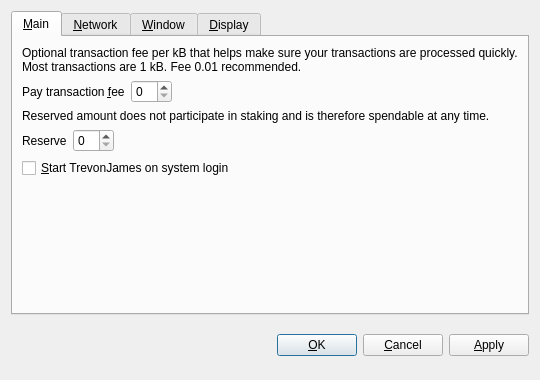
<?xml version="1.0" encoding="UTF-8"?>
<ui version="4.0">
 <class>OptionsDialog</class>
 <widget class="QDialog" name="OptionsDialog">
  <property name="geometry">
   <rect>
    <x>0</x>
    <y>0</y>
    <width>540</width>
    <height>380</height>
   </rect>
  </property>
  <property name="windowTitle">
   <string>Options</string>
  </property>
  <property name="modal">
   <bool>true</bool>
  </property>
  <layout class="QVBoxLayout" name="verticalLayout">
   <item>
    <widget class="QTabWidget" name="tabWidget">
     <property name="tabPosition">
      <enum>QTabWidget::North</enum>
     </property>
     <property name="currentIndex">
      <number>0</number>
     </property>
     <widget class="QWidget" name="tabMain">
      <attribute name="title">
       <string>&amp;Main</string>
      </attribute>
      <layout class="QVBoxLayout" name="verticalLayout_Main">
       <item>
        <widget class="QLabel" name="transactionFeeInfoLabel">
         <property name="text">
          <string>Optional transaction fee per kB that helps make sure your transactions are processed quickly. Most transactions are 1 kB. Fee 0.01 recommended.</string>
         </property>
         <property name="textFormat">
          <enum>Qt::PlainText</enum>
         </property>
         <property name="wordWrap">
          <bool>true</bool>
         </property>
        </widget>
       </item>
       <item>
        <layout class="QHBoxLayout" name="horizontalLayoutFee">
         <item>
          <widget class="QLabel" name="transactionFeeLabel">
           <property name="text">
            <string>Pay transaction &amp;fee</string>
           </property>
           <property name="textFormat">
            <enum>Qt::PlainText</enum>
           </property>
           <property name="buddy">
            <cstring>transactionFee</cstring>
           </property>
          </widget>
         </item>
         <item>
          <widget class="BitcoinAmountField" name="transactionFee"/>
         </item>
         <item>
          <spacer name="horizontalSpacerFee">
           <property name="orientation">
            <enum>Qt::Horizontal</enum>
           </property>
           <property name="sizeHint" stdset="0">
            <size>
             <width>40</width>
             <height>20</height>
            </size>
           </property>
          </spacer>
         </item>
        </layout>
       </item>
       <item>
        <widget class="QLabel" name="reserveBalanceInfoLabel">
         <property name="text">
          <string>Reserved amount does not participate in staking and is therefore spendable at any time.</string>
         </property>
         <property name="textFormat">
          <enum>Qt::PlainText</enum>
         </property>
         <property name="wordWrap">
          <bool>true</bool>
         </property>
        </widget>
       </item>
       <item>
        <layout class="QHBoxLayout" name="horizontalLayoutReserveBalance">
         <item>
          <widget class="QLabel" name="reserveBalanceLabel">
           <property name="text">
            <string>Reserve</string>
           </property>
           <property name="textFormat">
            <enum>Qt::PlainText</enum>
           </property>
           <property name="buddy">
            <cstring>reserveBalance</cstring>
           </property>
          </widget>
         </item>
         <item>
          <widget class="BitcoinAmountField" name="reserveBalance"/>
         </item>
         <item>
          <spacer name="horizontalSpacerReserveBalance">
           <property name="orientation">
            <enum>Qt::Horizontal</enum>
           </property>
           <property name="sizeHint" stdset="0">
            <size>
             <width>40</width>
             <height>20</height>
            </size>
           </property>
          </spacer>
         </item>
        </layout>
       </item>
       <item>
        <widget class="QCheckBox" name="bitcoinAtStartup">
         <property name="toolTip">
          <string>Automatically start TrevonJames after logging in to the system.</string>
         </property>
         <property name="text">
          <string>&amp;Start TrevonJames on system login</string>
         </property>
        </widget>
       </item>
       <item>
        <spacer name="verticalSpacer_Main">
         <property name="orientation">
          <enum>Qt::Vertical</enum>
         </property>
         <property name="sizeHint" stdset="0">
          <size>
           <width>20</width>
           <height>40</height>
          </size>
         </property>
        </spacer>
       </item>
      </layout>
     </widget>
     <widget class="QWidget" name="tabNetwork">
      <attribute name="title">
       <string>&amp;Network</string>
      </attribute>
      <layout class="QVBoxLayout" name="verticalLayout_Network">
       <item>
        <widget class="QCheckBox" name="mapPortUpnp">
         <property name="toolTip">
          <string>Automatically open the TrevonJames client port on the router. This only works when your router supports UPnP and it is enabled.</string>
         </property>
         <property name="text">
          <string>Map port using &amp;UPnP</string>
         </property>
        </widget>
       </item>
       <item>
        <widget class="QCheckBox" name="connectSocks">
         <property name="toolTip">
          <string>Connect to the TrevonJames network through a SOCKS proxy (e.g. when connecting through Tor).</string>
         </property>
         <property name="text">
          <string>&amp;Connect through SOCKS proxy:</string>
         </property>
        </widget>
       </item>
       <item>
        <layout class="QHBoxLayout" name="horizontalLayout_Network">
         <item>
          <widget class="QLabel" name="proxyIpLabel">
           <property name="text">
            <string>Proxy &amp;IP:</string>
           </property>
           <property name="textFormat">
            <enum>Qt::PlainText</enum>
           </property>
           <property name="buddy">
            <cstring>proxyIp</cstring>
           </property>
          </widget>
         </item>
         <item>
          <widget class="QValidatedLineEdit" name="proxyIp">
           <property name="maximumSize">
            <size>
             <width>140</width>
             <height>16777215</height>
            </size>
           </property>
           <property name="toolTip">
            <string>IP address of the proxy (e.g. 127.0.0.1)</string>
           </property>
          </widget>
         </item>
         <item>
          <widget class="QLabel" name="proxyPortLabel">
           <property name="text">
            <string>&amp;Port:</string>
           </property>
           <property name="textFormat">
            <enum>Qt::PlainText</enum>
           </property>
           <property name="buddy">
            <cstring>proxyPort</cstring>
           </property>
          </widget>
         </item>
         <item>
          <widget class="QLineEdit" name="proxyPort">
           <property name="maximumSize">
            <size>
             <width>55</width>
             <height>16777215</height>
            </size>
           </property>
           <property name="toolTip">
            <string>Port of the proxy (e.g. 9050)</string>
           </property>
          </widget>
         </item>
         <item>
          <widget class="QLabel" name="socksVersionLabel">
           <property name="text">
            <string>SOCKS &amp;Version:</string>
           </property>
           <property name="textFormat">
            <enum>Qt::PlainText</enum>
           </property>
           <property name="buddy">
            <cstring>socksVersion</cstring>
           </property>
          </widget>
         </item>
         <item>
          <widget class="QValueComboBox" name="socksVersion">
           <property name="toolTip">
            <string>SOCKS version of the proxy (e.g. 5)</string>
           </property>
          </widget>
         </item>
         <item>
          <spacer name="horizontalSpacer_Network">
           <property name="orientation">
            <enum>Qt::Horizontal</enum>
           </property>
           <property name="sizeHint" stdset="0">
            <size>
             <width>40</width>
             <height>20</height>
            </size>
           </property>
          </spacer>
         </item>
        </layout>
       </item>
       <item>
        <spacer name="verticalSpacer_Network">
         <property name="orientation">
          <enum>Qt::Vertical</enum>
         </property>
         <property name="sizeHint" stdset="0">
          <size>
           <width>20</width>
           <height>40</height>
          </size>
         </property>
        </spacer>
       </item>
      </layout>
     </widget>
     <widget class="QWidget" name="tabWindow">
      <attribute name="title">
       <string>&amp;Window</string>
      </attribute>
      <layout class="QVBoxLayout" name="verticalLayout_Window">
       <item>
        <widget class="QCheckBox" name="minimizeToTray">
         <property name="toolTip">
          <string>Show only a tray icon after minimizing the window.</string>
         </property>
         <property name="text">
          <string>&amp;Minimize to the tray instead of the taskbar</string>
         </property>
        </widget>
       </item>
       <item>
        <widget class="QCheckBox" name="minimizeOnClose">
         <property name="toolTip">
          <string>Minimize instead of exit the application when the window is closed. When this option is enabled, the application will be closed only after selecting Quit in the menu.</string>
         </property>
         <property name="text">
          <string>M&amp;inimize on close</string>
         </property>
        </widget>
       </item>
       <item>
        <spacer name="verticalSpacer_Window">
         <property name="orientation">
          <enum>Qt::Vertical</enum>
         </property>
         <property name="sizeHint" stdset="0">
          <size>
           <width>20</width>
           <height>40</height>
          </size>
         </property>
        </spacer>
       </item>
      </layout>
     </widget>
     <widget class="QWidget" name="tabDisplay">
      <attribute name="title">
       <string>&amp;Display</string>
      </attribute>
      <layout class="QVBoxLayout" name="verticalLayout_Display">
       <item>
        <layout class="QHBoxLayout" name="horizontalLayout_1_Display">
         <item>
          <widget class="QLabel" name="langLabel">
           <property name="text">
            <string>User Interface &amp;language:</string>
           </property>
           <property name="textFormat">
            <enum>Qt::PlainText</enum>
           </property>
           <property name="buddy">
            <cstring>lang</cstring>
           </property>
          </widget>
         </item>
         <item>
          <widget class="QValueComboBox" name="lang">
           <property name="toolTip">
            <string>The user interface language can be set here. This setting will take effect after restarting TrevonJames.</string>
           </property>
          </widget>
         </item>
        </layout>
       </item>
       <item>
        <layout class="QHBoxLayout" name="horizontalLayout_2_Display">
         <item>
          <widget class="QLabel" name="unitLabel">
           <property name="text">
            <string>&amp;Unit to show amounts in:</string>
           </property>
           <property name="textFormat">
            <enum>Qt::PlainText</enum>
           </property>
           <property name="buddy">
            <cstring>unit</cstring>
           </property>
          </widget>
         </item>
         <item>
          <widget class="QValueComboBox" name="unit">
           <property name="toolTip">
            <string>Choose the default subdivision unit to show in the interface and when sending coins.</string>
           </property>
          </widget>
         </item>
        </layout>
       </item>
       <item>
        <widget class="QCheckBox" name="displayAddresses">
         <property name="toolTip">
          <string>Whether to show TrevonJames addresses in the transaction list or not.</string>
         </property>
         <property name="text">
          <string>&amp;Display addresses in transaction list</string>
         </property>
        </widget>
       </item>
       <item>
        <widget class="QCheckBox" name="coinControlFeatures">
         <property name="toolTip">
          <string>Whether to show coin control features or not.</string>
         </property>
         <property name="text">
          <string>Display coin &amp;control features (experts only!)</string>
         </property>
        </widget>
       </item>
       <item>
        <spacer name="verticalSpacer_Display">
         <property name="orientation">
          <enum>Qt::Vertical</enum>
         </property>
         <property name="sizeHint" stdset="0">
          <size>
           <width>20</width>
           <height>40</height>
          </size>
         </property>
        </spacer>
       </item>
      </layout>
     </widget>
    </widget>
   </item>
   <item>
    <layout class="QHBoxLayout" name="horizontalLayout_Buttons">
     <item>
      <spacer name="horizontalSpacer_1">
       <property name="orientation">
        <enum>Qt::Horizontal</enum>
       </property>
       <property name="sizeHint" stdset="0">
        <size>
         <width>40</width>
         <height>48</height>
        </size>
       </property>
      </spacer>
     </item>
     <item>
      <widget class="QLabel" name="statusLabel">
       <property name="font">
        <font>
         <weight>75</weight>
         <bold>true</bold>
        </font>
       </property>
       <property name="text">
        <string/>
       </property>
       <property name="textFormat">
        <enum>Qt::PlainText</enum>
       </property>
       <property name="wordWrap">
        <bool>true</bool>
       </property>
      </widget>
     </item>
     <item>
      <spacer name="horizontalSpacer_2">
       <property name="orientation">
        <enum>Qt::Horizontal</enum>
       </property>
       <property name="sizeHint" stdset="0">
        <size>
         <width>40</width>
         <height>48</height>
        </size>
       </property>
      </spacer>
     </item>
     <item>
      <widget class="QPushButton" name="okButton">
       <property name="text">
        <string>&amp;OK</string>
       </property>
      </widget>
     </item>
     <item>
      <widget class="QPushButton" name="cancelButton">
       <property name="text">
        <string>&amp;Cancel</string>
       </property>
       <property name="autoDefault">
        <bool>false</bool>
       </property>
      </widget>
     </item>
     <item>
      <widget class="QPushButton" name="applyButton">
       <property name="text">
        <string>&amp;Apply</string>
       </property>
       <property name="autoDefault">
        <bool>false</bool>
       </property>
      </widget>
     </item>
    </layout>
   </item>
  </layout>
 </widget>
 <customwidgets>
  <customwidget>
   <class>BitcoinAmountField</class>
   <extends>QSpinBox</extends>
   <header>bitcoinamountfield.h</header>
  </customwidget>
  <customwidget>
   <class>QValueComboBox</class>
   <extends>QComboBox</extends>
   <header>qvaluecombobox.h</header>
  </customwidget>
  <customwidget>
   <class>QValidatedLineEdit</class>
   <extends>QLineEdit</extends>
   <header>qvalidatedlineedit.h</header>
  </customwidget>
 </customwidgets>
 <resources/>
 <connections/>
</ui>
